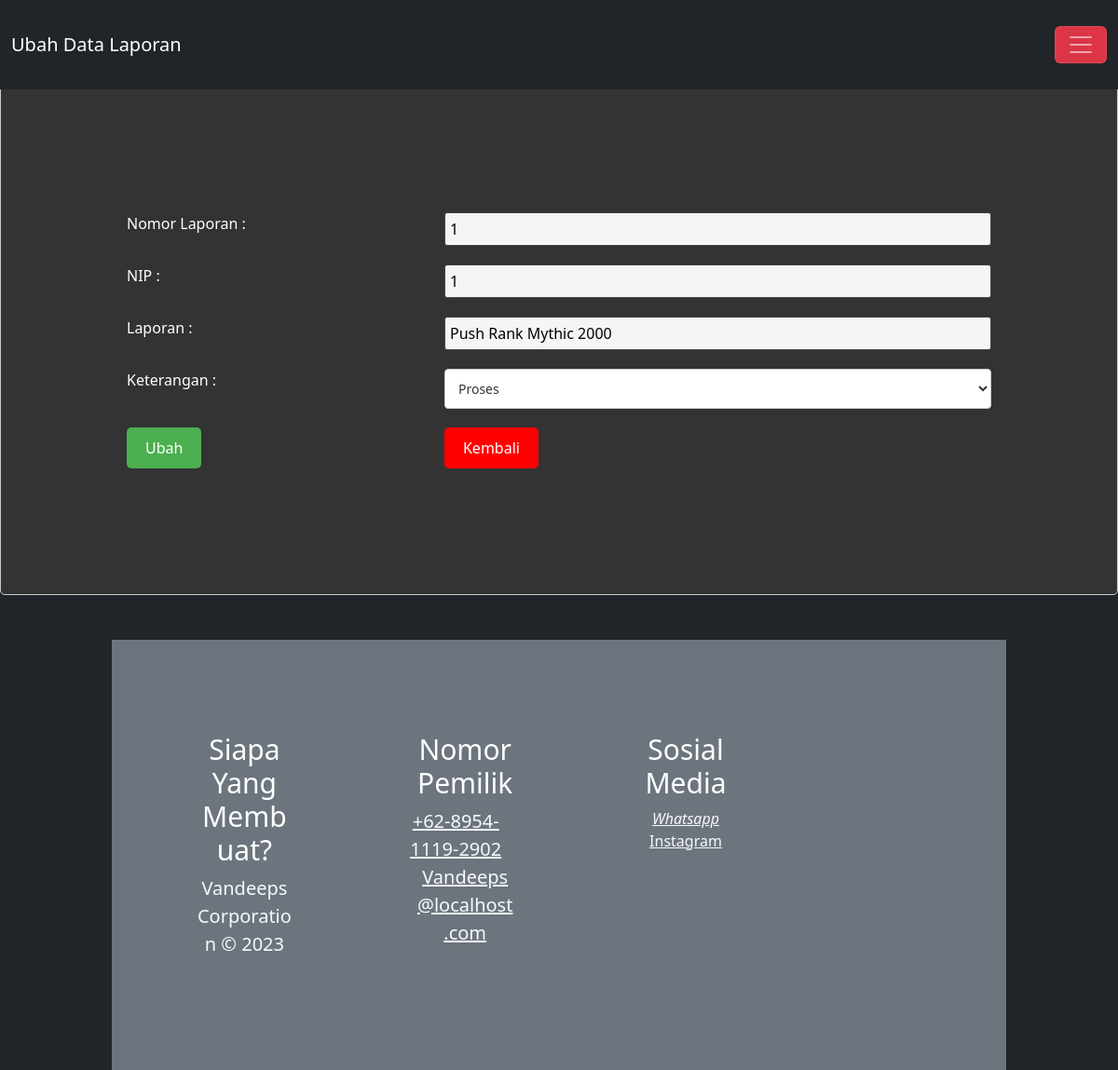
Page /editLaporan.php?Id_lap=1 on the earlier database version.
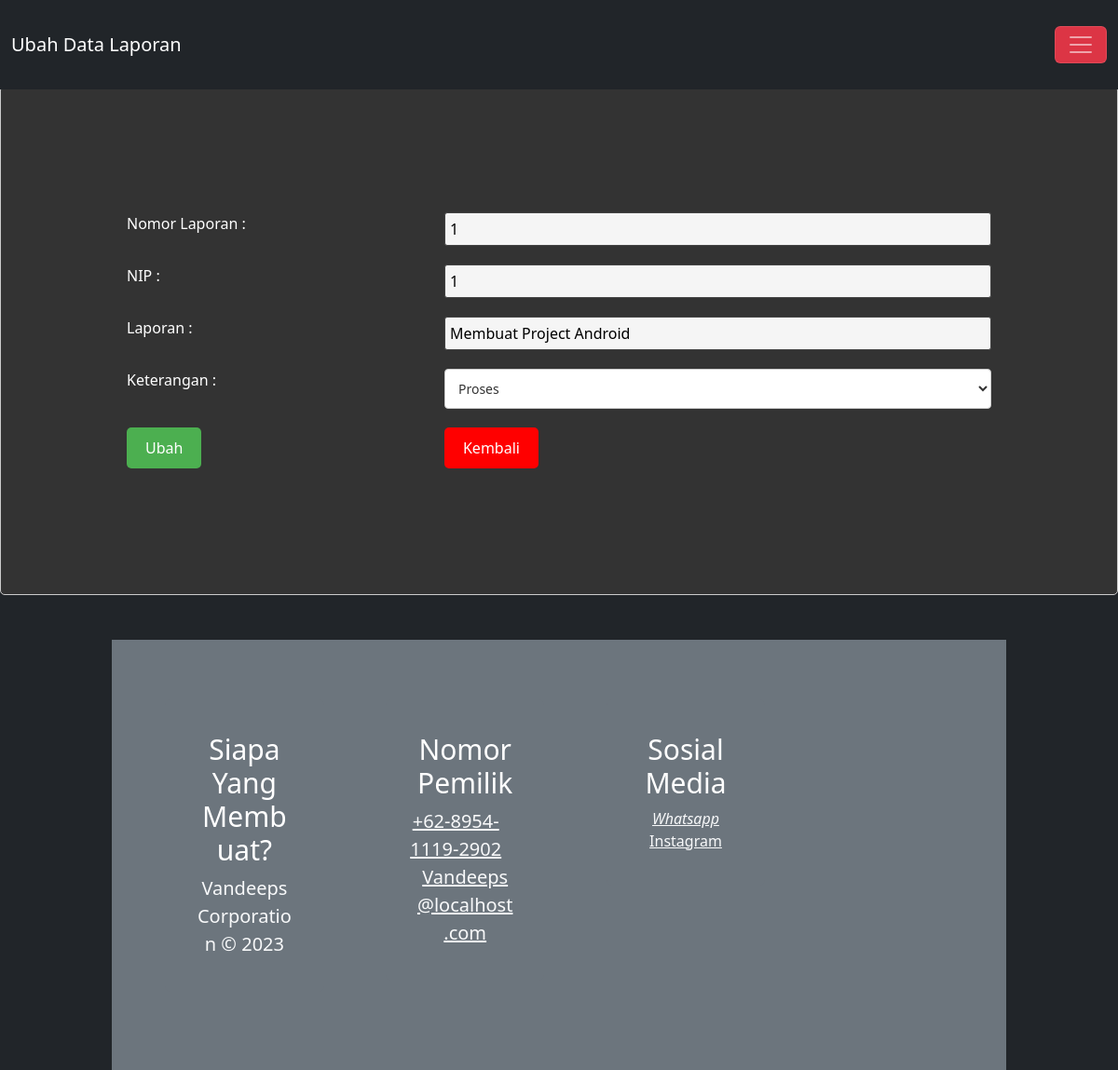
Same page on the later database version.
### tables this page shows
CREATE TABLE `lap_keg` (
  `Id_lap` int(11) NOT NULL,
  `NIP` varchar(100) NOT NULL,
  `laporan` varchar(100) NOT NULL,
  `ket` enum('Selesai','Proses','Belum') NOT NULL
);

### editLaporan.php (the view, shortened to what this page needs)
<!DOCTYPE html>
<html lang="en">
<head>
    <link rel="stylesheet" href="style1.css" />
  <link href="https://cdn.jsdelivr.net/npm/bootstrap@5.3.1/dist/css/bootstrap.min.css" rel="stylesheet">
</head>
<body>
<a class="btn btn-primary" data-bs-toggle="offcanvas" href="#offcanvasExample" role="button" aria-controls="offcanvasExample">
</a>
<nav class="navbar navbar-dark bg-dark fixed-top">
  <div class="container-fluid">
    <a class="navbar-brand" href="#">Ubah Data Laporan</a>
    <button class="navbar-toggler" type="button" data-bs-toggle="offcanvas" data-bs-target="#offcanvasDarkNavbar" aria-controls="offcanvasDarkNavbar" aria-label="Toggle navigation">
      <span class="navbar-toggler-icon"></span>
    </button>
  </div>
</nav>
</head>
<body>
<h3 align="center">Ubah Data</h3>
    <?php
    include "koneksi.php";
    if(isset($_GET['Id_lap'])){
    $a = $_GET['Id_lap'];
    $data =  "SELECT * FROM lap_keg WHERE Id_lap = '$a'";
    $sql = mysqli_query($koneksi,$data);
    while ($data = mysqli_fetch_array($sql)){
        ?>
  <form action="procEditlaporan.php" method="post">
    <table>
      <tbody>
      <tr>
                <td>Nomor Laporan : </td>
                <td><input type="text" name="Id_lap" maxlength="11" value="<?php echo $data['Id_lap']?>" readonly=""></td>
            </tr>
      <tr>
                <td>NIP : </td>
                <td><input type="text" name="NIP" maxlength="11" value="<?php echo $data['NIP']?>" readonly=""></td>
            </tr>
            <tr>
                <td>Laporan : </td>
                <td><input type="text" name="laporan" maxlength="100" value="<?php echo $data['laporan']?>"></td>
    </tr>
            <tr>
            <td>Keterangan : </td>
<td>
  <select name="ket">
    <option value="Proses" <?php if ($data['ket'] == "Proses") echo "selected"; ?>>Proses</option>
  </select>
</td>
            </tr>
            <tr>
                <td><input class="button-simpan" type="submit" value="Ubah"></td>
                <td><input class="button-kembali" type="button" value="Kembali" onclick="history.go(-1);"></td>
            </tr>
    </table>
    </form>
    <?php
    }
}
    ?>
<footer>
		<div class="jumbotron jumbotron-fluid bg-secondary p-4 mt-5 mb-0">
			<div class="container">
				<div class="row">
					<div class="col-12 col-sm-12 col-md-12 col-lg-4 col-xl-4 cizgi">
						<div class="card bg-secondary border-0">
							<div class="card-body text-light text-center">
								<h5 class="card-title text-white display-4" style="font-size:30px">Siapa Yang Membuat?</h5>
							<p class="d-inline lead">Vandeeps Corporation © 2023<br>
							</p>
							</div>
						</div>
					</div>
					<div class="col-12 col-sm-12 col-md-6 col-lg-4 col-xl-4 cizgi">
						<div class="card bg-secondary border-0">
							<div class="card-body text-center">
								<h5 class="card-title text-white display-4" style="font-size:30px">Nomor Pemilik</h5>
								<a class="text-light d-block lead" style="margin-left: -20px" href="https://wa.me/+62895411192902"><i class="fa fa-phone mr-2"></i>+62-8954-1119-2902</a>
								<a class="text-light d-block lead" href="#"><i class="fa fa-envelope mr-2"></i>Vandeeps@localhost.com</a>
							</div>
						</div>
					</div>
					<div class="col-12 col-sm-12 col-md-6 col-lg-4 col-xl-4">
						<div class="card bg-secondary border-0">
							<div class="card-body text-center">
							<h5 class="card-title text-white display-4" style="font-size:30px">Sosial Media</h5>
									<a class="text-light" href="https://wa.me/+62895411192902"><i class="fa fa-twitter-square fa-fw fa-2x">Whatsapp</i></a>
									<a class="text-light" href="https://instagram.com/evannsss._?igshid=OGQ5ZDc2ODk2ZA=="><i class="fa fa-instagram fa-fw fa-2x"></i>Instagram</a>
							</div>
						</div>
					</div>
				</div>
			</div>
		</div>
	</footer>
</body>
</html>

Differences in the rows shown:
changed lap_keg "Proses": laporan "Push Rank Mythic 2000" → "Membuat Project Android"
